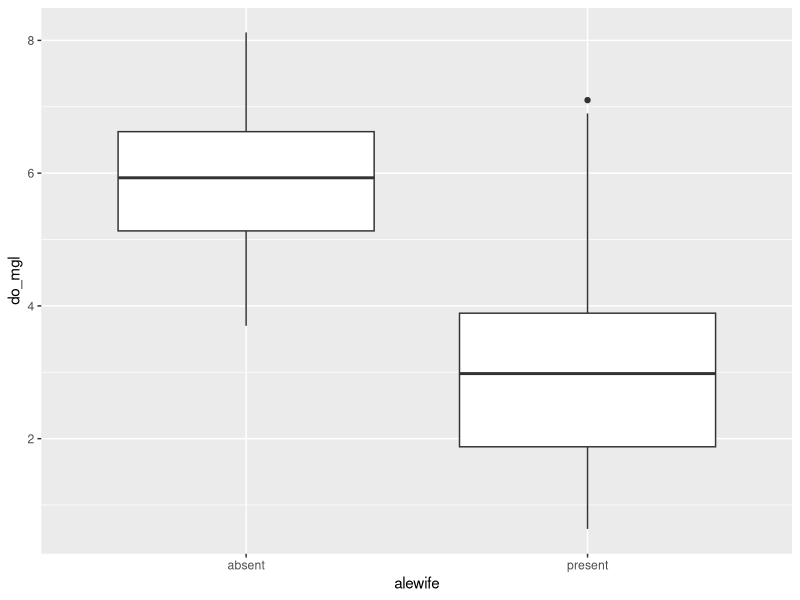
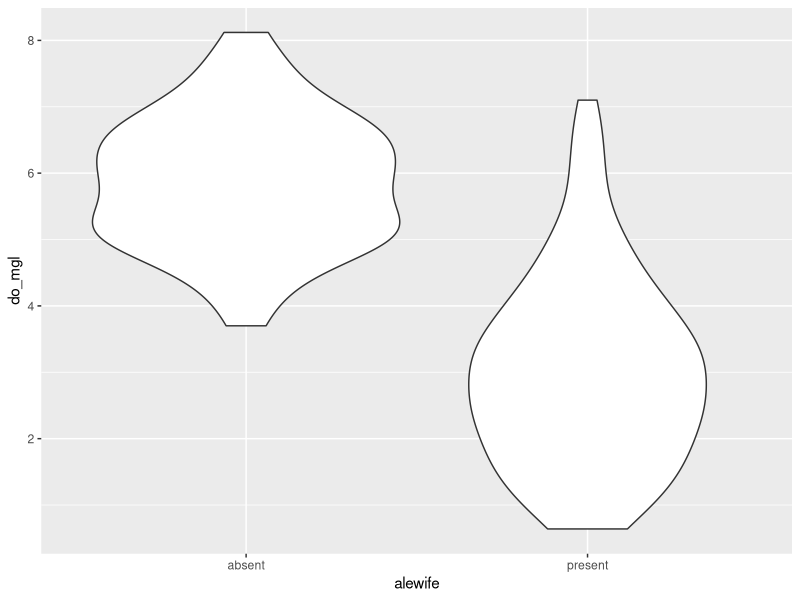

Recreate these plots in R, in order.
# Library ----
library(tidyverse)

# Data of week ----
otsego <- read.csv("data/physical.csv", 
                   stringsAsFactors = FALSE
                   )

# Data exploration ----
glimpse(otsego)

# Data manipulation ----
# We want bottom water in October
# We also need our indicator of when alewife were present.

#Alewife presence/absence
otsego$alewife <- "present"
otsego$alewife[otsego$year > 2010] <- "absent"

unique(otsego$alewife)
length(unique(otsego$alewife))

#Filter out just the data we want
hypo <- otsego %>% 
  filter(depth > 40, month == 10)

#Statistical summaries
means <- hypo %>% 
  group_by(alewife) %>% 
  summarize(avg = mean (do_mgl), 
            sds = sd (do_mgl)
            )

means

# Overall mean 
mean(hypo$do_mgl)

# Do some inferential stats ----
do_test <- t.test(
  do_mgl ~ alewife, data = hypo,
  conf.level = 0.95,
  var.equal = FALSE
  )

do_test

# Check yourself ----
# . Normality ----
# If I was doin g a one-sample test I would check the whole sampling dist
# for normality
shapiro.test(
  hypo$do_mgl
)
# For Shapiro-Wilk- H0: my sample dist is normal
shapiro.test(hypo$do_mgl[hypo$alewife == "present"])
shapiro.test(hypo$do_mgl[hypo$alewife == "absent"])

# .. Variances ----
var.test(do_mgl ~ alewife, data = hypo)

# Non-parametric alternatives ----
wilcox.test(do_mgl ~ alewife, data = hypo)

# Plotting the results ----
ggplot(hypo, aes(x = alewife, y = do_mgl)) +
  geom_boxplot()
# Boxplot lines in R are the 1.5x interquartile range, not 95th percentile :(

ggplot(hypo, aes(x = alewife, y = do_mgl)) +
  geom_violin()
